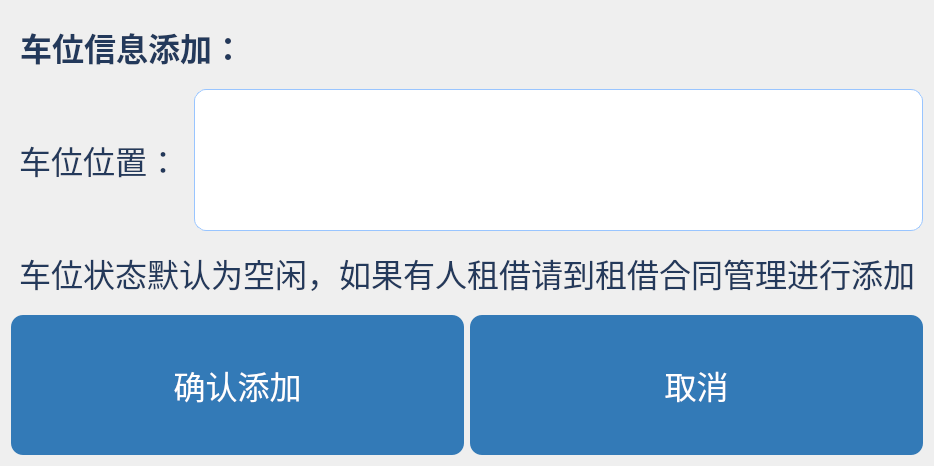
<?xml version="1.0" encoding="UTF-8"?>
<ui version="4.0">
 <class>Add_carfield_information</class>
 <widget class="QWidget" name="Add_carfield_information">
  <property name="geometry">
   <rect>
    <x>0</x>
    <y>0</y>
    <width>600</width>
    <height>438</height>
   </rect>
  </property>
  <property name="sizePolicy">
   <sizepolicy hsizetype="Preferred" vsizetype="Preferred">
    <horstretch>0</horstretch>
    <verstretch>0</verstretch>
   </sizepolicy>
  </property>
  <property name="minimumSize">
   <size>
    <width>0</width>
    <height>0</height>
   </size>
  </property>
  <property name="windowTitle">
   <string>Form</string>
  </property>
  <property name="styleSheet">
   <string notr="true">QPushButton {
    background-color: #337AB7;
    color: white;
    border: none;
    border-radius: 12px;
    padding: 25px 40px; /* 大幅增加内边距 */
    font-size: 32px; /* 超大幅放大字体 */
    min-height: 90px; /* 大幅增加按钮高度 */
    min-width: 240px; /* 大幅增加按钮宽度 */
    transition: all 0.3s ease;
}

/* 按钮交互效果 */
QPushButton:hover {
    background-color: #286090;
    box-shadow: 0 5px 15px rgba(40, 96, 144, 0.3);
}

QPushButton:pressed {
    background-color: #1F4E79;
    transform: translateY(3px);
}

/* 主内容区容器 */
QStackedWidget {
    border: 1px solid #B9D4FF;
    border-radius: 12px;
    margin: 40px; /* 大幅增加外边距 */
    padding: 45px; /* 大幅增加内边距 */
    background-color: white;
    box-shadow: 0 5px 18px rgba(0, 0, 0, 0.08);
}

/* 输入控件 - 超大尺寸 */
QLineEdit, QComboBox, QTextEdit {
    border: 1px solid #99C5FF;
    border-radius: 12px;
    padding: 25px 30px; /* 大幅增加内边距 */
    background-color: white;
    font-size: 32px; /* 超大幅放大字体 */
    min-height: 90px; /* 大幅增加高度 */
    transition: border 0.3s ease, box-shadow 0.3s ease;
}

/* 输入控件交互效果 */
QLineEdit:focus, QComboBox:focus, QTextEdit:focus {
    border-color: #337AB7;
    box-shadow: 0 0 0 6px rgba(51, 122, 183, 0.2);
}

/* 表格控件 - 超大尺寸 */
QTableView {
    background-color: white;
    alternate-background-color: #E6F2FF;
    border: 1px solid #B9D4FF;
    border-radius: 12px;
    padding: 20px; /* 大幅增加内边距 */
    gridline-color: #D0E8FF;
    font-size: 28px; /* 超大幅放大字体 */
}

/* 表格头部样式 */
QHeaderView::section {
    background-color: #E6F2FF;
    color: #23395B;
    padding: 25px; /* 大幅增加内边距 */
    border: 1px solid #D0E8FF;
    font-weight: bold;
    font-size: 28px; /* 超大幅放大字体 */
}

/* 表格行高增加 */
QTableView::row {
    height: 80px; /* 大幅增加行高 */
}

/* 标签页控件 - 超大尺寸 */
QTabBar::tab {
    background-color: #E6F2FF;
    color: #4A6FA5;
    padding: 25px 45px; /* 大幅增加内边距 */
    border-radius: 12px 12px 0 0;
    margin-right: 12px;
    font-size: 28px; /* 超大幅放大字体 */
    min-width: 220px; /* 大幅增加标签宽度 */
}

QTabBar::tab:selected {
    background-color: white;
    color: #2A85FF;
    font-weight: bold;
}

QTabWidget::pane {
    border: 1px solid #B9D4FF;
    border-radius: 0 12px 12px 12px;
    padding: 40px; /* 大幅增加内边距 */
    background-color: white;
}

/* 分组框 - 超大尺寸 */
QGroupBox {
    border: 1px solid #B9D4FF;
    border-radius: 12px;
    margin-top: 35px; /* 大幅增加上边距 */
    padding: 35px; /* 大幅增加内边距 */
    font-weight: bold;
    color: #2A85FF;
    font-size: 32px; /* 超大幅放大字体 */
}

QGroupBox::title {
    subcontrol-origin: margin;
    subcontrol-position: top left;
    padding: 0 20px;
    top: -20px;
    left: 40px;
    background-color: white;
}

/* 标签样式 - 超大尺寸字体 */
QLabel {
    font-size: 32px; /* 超大幅放大标签字体 */
    color: #23395B;
    padding: 12px 0; /* 大幅增加上下间距 */
}

/* 特殊标签（如标题） */
QLabel#title {
    font-size: 42px; /* 超大幅放大标题字体 */
    font-weight: bold;
    color: #2A85FF;
    margin-bottom: 35px;
}

/* 进度条样式 - 超大尺寸 */
QProgressBar {
    border: 1px solid #B9D4FF;
    border-radius: 12px;
    text-align: center;
    height: 45px; /* 大幅增加高度 */
    font-size: 28px; /* 超大幅放大字体 */
}

QProgressBar::chunk {
    background-color: #2A85FF;
    border-radius: 11px;
}</string>
  </property>
  <layout class="QGridLayout" name="gridLayout">
   <item row="0" column="0">
    <widget class="QLabel" name="label_2">
     <property name="font">
      <font>
       <family>微软雅黑</family>
       <pointsize>-1</pointsize>
       <weight>75</weight>
       <bold>true</bold>
      </font>
     </property>
     <property name="text">
      <string>车位信息添加：</string>
     </property>
    </widget>
   </item>
   <item row="1" column="0">
    <layout class="QHBoxLayout" name="horizontalLayout_2">
     <item>
      <widget class="QLabel" name="label">
       <property name="font">
        <font>
         <family>微软雅黑</family>
         <pointsize>-1</pointsize>
        </font>
       </property>
       <property name="text">
        <string>车位位置：</string>
       </property>
      </widget>
     </item>
     <item>
      <widget class="QLineEdit" name="locationlineEdit">
       <property name="font">
        <font>
         <family>微软雅黑</family>
         <pointsize>-1</pointsize>
        </font>
       </property>
      </widget>
     </item>
    </layout>
   </item>
   <item row="2" column="0">
    <widget class="QLabel" name="label_3">
     <property name="text">
      <string>车位状态默认为空闲，如果有人租借请到租借合同管理进行添加</string>
     </property>
    </widget>
   </item>
   <item row="3" column="0">
    <layout class="QHBoxLayout" name="horizontalLayout">
     <item>
      <widget class="QPushButton" name="addpushButton">
       <property name="text">
        <string>确认添加</string>
       </property>
      </widget>
     </item>
     <item>
      <widget class="QPushButton" name="pushButton_2">
       <property name="text">
        <string>取消</string>
       </property>
      </widget>
     </item>
    </layout>
   </item>
  </layout>
 </widget>
 <resources/>
 <connections/>
</ui>
